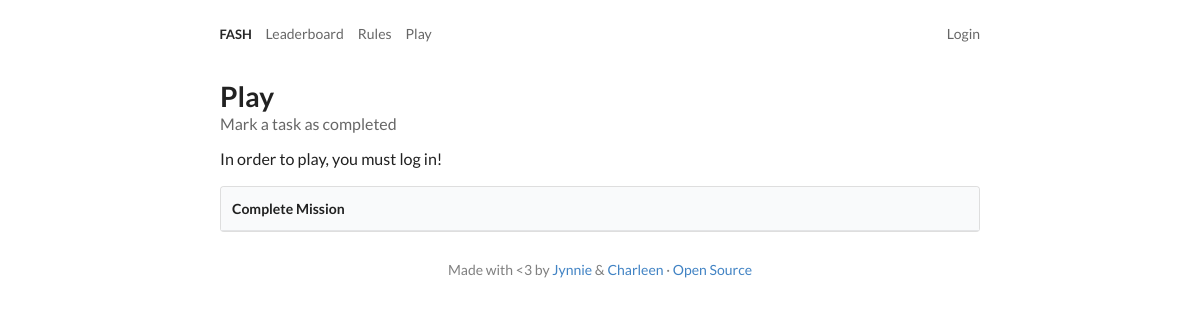
/play, run on an earlier commit of the app's database.
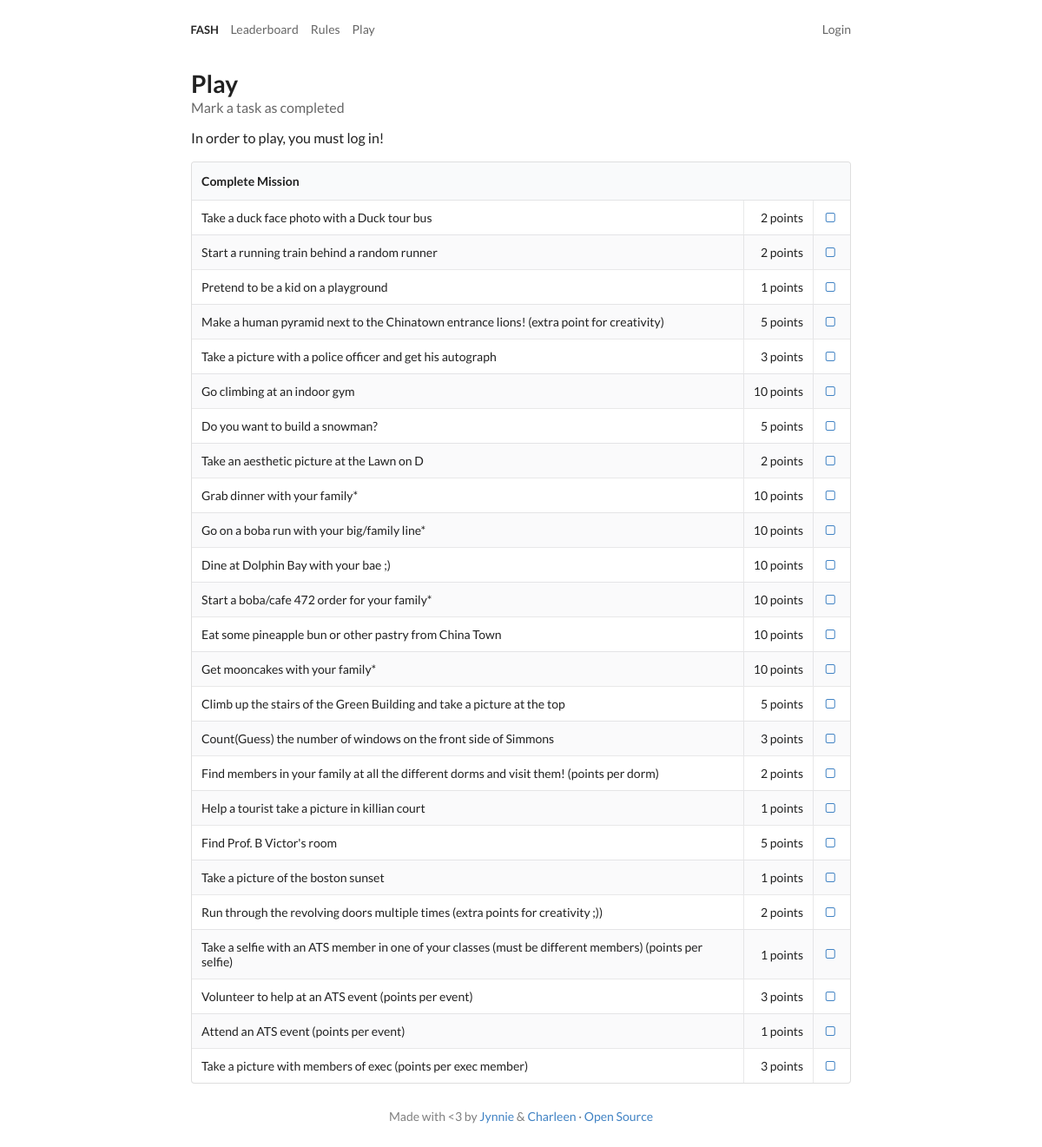
And on a later commit of the database.
### fash/models/user.py (models this page shows)
class Tasks(Base):
    __tablename__ = 'Tasks'
    id              = Column(Integer, primary_key=True)
    name            = Column(String(255))
    value           = Column(Integer)
    active          = Column(Boolean)
    completed       = relationship('Completed', backref='task', lazy='dynamic')

### fash/controllers/play.py (the view, shortened to what this page needs)
@app.route('/play', methods=['GET'])
@get_user_and_tasks()
def play():
    completed = set()
    return render_template('play.html', user=user, tasks=tasks, completed=completed)

### fash/utils.py (called while the page is built)
def get_user_and_tasks():
    def decorator(f):
        @wraps(f)
        def decorated(*args, **kwargs):
            engine = create_engine('sqlite:///fash.db', echo=True)
            Session = sessionmaker(bind=engine)
            db = Session()
            if 'jwt' in request.cookies:
                try:
                    decoded = decode_token(request.cookies['jwt'])
                    user = db.query(Users).filter(Users.id==decoded).first()
                    f.__globals__['user'] = user
                except Exception as e:
                    f.__globals__['user'] = None
            else:
                f.__globals__['user'] = None
            tasks = db.query(Tasks).filter(Tasks.active == True).all()
            f.__globals__['tasks'] = tasks
            return f(*args, **kwargs)
        return decorated
    return decorator

### fash/templates/play.html
{% extends "nav.html" %}
{% block content %}
  <h1 class="ui header">Play
    <div class="sub header">Mark a task as completed</div>
  </h1>
  {% if user is none %}
    <p> In order to play, you must log in! </p>
  {% endif %}
  <table class="ui celled striped table">
    <thead>
      <tr><th colspan="3">
        Complete Mission
      </th>
    </tr></thead>
    <tbody>
      {% for task in tasks %}
        <tr>
          <td>
            {{ task.name }}
          </td>
          <td class="right aligned collapsing">
            {{ task.value }} points
          </td>
          <td class="right aligned collapsing">
            {% if task.id in completed %}
              <a href= {{ "/submit?task=" + task.id|string }}>
                <i class="checkmark box icon"></i>
              </a>
            {% else %}
              <a href= {{ "/submit?task=" + task.id|string }}>
                <i class="square outline icon"></i>
              </a>
            {% endif %}
          </td>
        </tr>
      {% endfor %}
    </tbody>
  </table>
{% endblock %}

### fash/templates/nav.html
{% extends "base.html" %}
{% block navbar %}
<div class="header">
  <div class="ui text menu">
     <a class="header item" href="/">
       FASH
     </a>
     <a class="item" href="/leaderboard">
       Leaderboard
     </a>
     <a class="item" href="/rules">
       Rules
     </a>
     <a class="item" href="/play">
       Play
     </a>
     <div class="right menu">
      {% if user is not none %}
        {% if user.email in ['jynnie@mit.edu', 'charleen@mit.edu'] %}
          <a class="item" href="/admin">
            Admin
          </a>
        {% endif %}
        <a class="item" href="/profile">
          Profile
        </a>
        <a class="item" href="/logout">
          Logout
        </a>
      {% else %}
        <a class="item" href="/login">
          Login
        </a>
      {% endif %}
     </div>
  </div>
</div>
{% block content %}
{% endblock %}
{% endblock %}

### fash/templates/base.html (shortened to what this page needs)
<html>
  <head>
    <link rel=stylesheet type=text/css href="{{ url_for('static', filename='semantic/semantic.css') }}">
    <link rel=stylesheet type=text/css href="{{ url_for('static', filename='normalize/normalize.css') }}">
    <link rel=stylesheet type=text/css href="{{ url_for('static', filename='style.css') }}">
  </head>
  <body>
    {% block navbar %}
    {% endblock %}
    <div class="footer">
      Made with &lt;3 by <a href="http://github.com/jynnie">Jynnie</a> &amp; <a href="http://github.com/charleenwang">Charleen</a> &middot; <a href="http://github.com/jynnie/FASH">Open Source</a>
    </div>
  </body>
</html>

### fash/static/style.css (style rules this page uses)
body { max-width: 800px; margin: auto; padding: 0 20px; }
.header { margin: 5px 0; }
.footer { text-align: center; color: rgba(0,0,0,0.5); margin-top: 10px; padding: 14px 0 25px; }
p { font-size: 1.15em; }

What changed in the data, as far as the page shows it:
added Tasks: name "Take a duck face photo with a Duck tour bus", value "2"
added Tasks: name "Start a running train behind a random runner", value "2"
added Tasks: name "Pretend to be a kid on a playground", value "1"
added Tasks: name "Make a human pyramid next to the Chinatown entrance lions! (extra point for creativity)", value "5"
added Tasks: name "Take a picture with a police officer and get his autograph", value "3"
added Tasks: name "Go climbing at an indoor gym", value "10"
added Tasks: name "Do you want to build a snowman?", value "5"
added Tasks: name "Take an aesthetic picture at the Lawn on D", value "2"
added Tasks: name "Grab dinner with your family*", value "10"
added Tasks: name "Go on a boba run with your big/family line*", value "10"
added Tasks: name "Dine at Dolphin Bay with your bae ;)", value "10"
added Tasks: name "Start a boba/cafe 472 order for your family*", value "10"
added Tasks: name "Eat some pineapple bun or other pastry from China Town", value "10"
added Tasks: name "Get mooncakes with your family*", value "10"
added Tasks: name "Climb up the stairs of the Green Building and take a picture at the top", value "5"
added Tasks: name "Count(Guess) the number of windows on the front side of Simmons", value "3"
added Tasks: name "Find members in your family at all the different dorms and visit them! (points per dorm)", value "2"
added Tasks: name "Help a tourist take a picture in killian court", value "1"
added Tasks: name "Find Prof. B Victor's room", value "5"
added Tasks: name "Take a picture of the boston sunset", value "1"
added Tasks: name "Run through the revolving doors multiple times (extra points for creativity ;))", value "2"
added Tasks: name "Take a selfie with an ATS member in one of your classes (must be different members) (points per selfie)", value "1"
added Tasks: name "Volunteer to help at an ATS event (points per event)", value "3"
added Tasks: name "Attend an ATS event (points per event)", value "1"
added Tasks: name "Take a picture with members of exec (points per exec member)", value "3"
